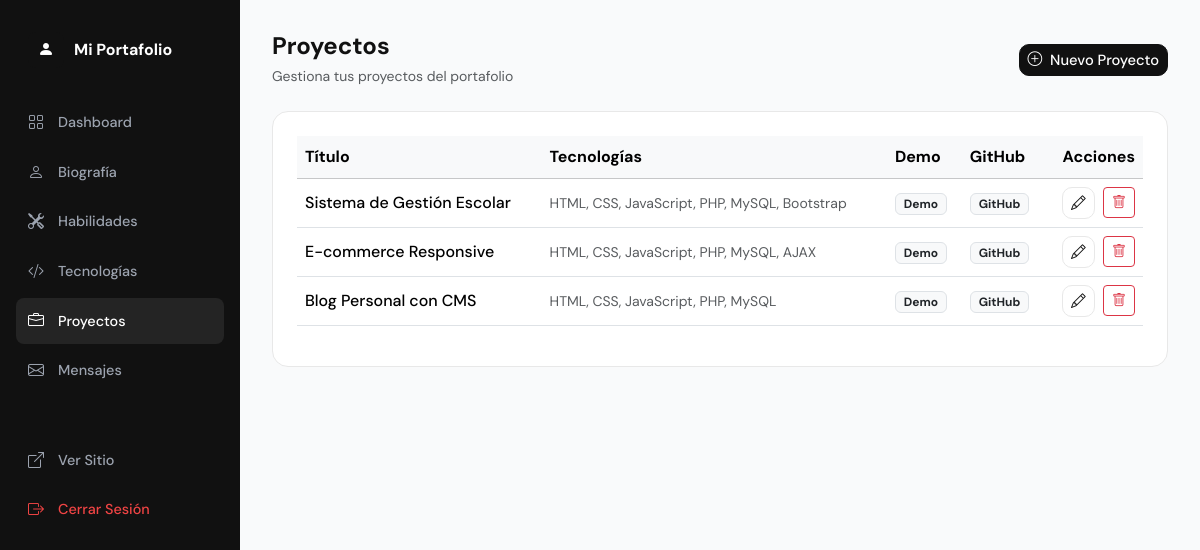
Page /dashboard/proyectos.php (signed in) on the committed database.
### tables this page shows
CREATE TABLE IF NOT EXISTS proyectos (
    id          INT AUTO_INCREMENT PRIMARY KEY,
    titulo      VARCHAR(200) NOT NULL,
    descripcion TEXT,
    tecnologias VARCHAR(300),
    url_demo    VARCHAR(255),
    url_github  VARCHAR(255),
    imagen      VARCHAR(255),
    created_at  TIMESTAMP DEFAULT CURRENT_TIMESTAMP
);

### includes/functions.php (called while the page is built, shortened)
<?php
function getProyectos($pdo) {
    try {
        $stmt = $pdo->query("SELECT * FROM proyectos ORDER BY created_at DESC");
        return $stmt->fetchAll();
    } catch (Exception $e) {
        return null;
    }
}

### dashboard/proyectos.php (the view, shortened to what this page needs)
<?php
require_once '../includes/db.php';
require_once '../includes/functions.php';
$proyectos = getProyectos($pdo) ?? [];
?>
<!DOCTYPE html>
<html lang="es">
<head>
    <link href="https://cdn.jsdelivr.net/npm/bootstrap@5.3.8/dist/css/bootstrap.min.css" rel="stylesheet">
    <link href="https://cdn.jsdelivr.net/npm/bootstrap-icons@1.11.0/font/bootstrap-icons.css" rel="stylesheet">
    <link href="../assets/css/style.css" rel="stylesheet">
</head>
<body>
<div class="dashboard-sidebar">
    <div class="brand"><div class="brand-icon"><i class="bi bi-person-fill"></i></div>Mi Portafolio</div>
    <a href="index.php" class="sidebar-link"><i class="bi bi-grid"></i> Dashboard</a>
    <a href="biografia.php" class="sidebar-link"><i class="bi bi-person"></i> Biografía</a>
    <a href="habilidades.php" class="sidebar-link"><i class="bi bi-tools"></i> Habilidades</a>
    <a href="tecnologias.php" class="sidebar-link"><i class="bi bi-code-slash"></i> Tecnologías</a>
    <a href="proyectos.php" class="sidebar-link active"><i class="bi bi-briefcase"></i> Proyectos</a>
    <a href="mensajes.php" class="sidebar-link"><i class="bi bi-envelope"></i> Mensajes</a>
    <div style="margin-top:auto;padding-top:40px;">
        <a href="../index.php" class="sidebar-link" target="_blank"><i class="bi bi-box-arrow-up-right"></i> Ver Sitio</a>
        <a href="logout.php" class="sidebar-link" style="color:#ef4444;"><i class="bi bi-box-arrow-right"></i> Cerrar Sesión</a>
    </div>
</div>
<div class="dashboard-content">
    <div class="d-flex justify-content-between align-items-center mb-4">
        <div>
            <h4 class="fw-bold mb-1">Proyectos</h4>
            <p class="text-muted small mb-0">Gestiona tus proyectos del portafolio</p>
        </div>
        <button class="btn btn-dark btn-sm" data-bs-toggle="modal" data-bs-target="#modalProyecto">
            <i class="bi bi-plus-circle me-1"></i> Nuevo Proyecto
        </button>
    </div>
    <div class="dashboard-card">
        <?php if (empty($proyectos)): ?>
            <div class="text-center py-4 text-muted">
                <i class="bi bi-briefcase fs-1 d-block mb-2"></i>
                <p>No hay proyectos aún. ¡Agrega el primero!</p>
            </div>
        <?php else: ?>
            <div class="table-responsive">
                <table class="table align-middle">
                    <thead class="table-light">
                        <tr>
                            <th>Título</th>
                            <th>Tecnologías</th>
                            <th>Demo</th>
                            <th>GitHub</th>
                            <th class="text-end">Acciones</th>
                        </tr>
                    </thead>
                    <tbody>
                        <?php foreach ($proyectos as $p): ?>
                        <tr>
                            <td class="fw-medium"><?php echo htmlspecialchars($p['titulo']); ?></td>
                            <td><small class="text-muted"><?php echo htmlspecialchars($p['tecnologias'] ?? '-'); ?></small></td>
                            <td>
                                <?php if (!empty($p['url_demo'])): ?>
                                    <a href="<?php echo htmlspecialchars($p['url_demo']); ?>" target="_blank" class="badge bg-light text-dark border text-decoration-none">Demo</a>
                                <?php else: echo '<span class="text-muted small">-</span>'; endif; ?>
                            </td>
                            <td>
                                <?php if (!empty($p['url_github'])): ?>
                                    <a href="<?php echo htmlspecialchars($p['url_github']); ?>" target="_blank" class="badge bg-light text-dark border text-decoration-none">GitHub</a>
                                <?php else: echo '<span class="text-muted small">-</span>'; endif; ?>
                            </td>
                            <td class="text-end">
                                <a href="?editar=<?php echo $p['id']; ?>" class="btn btn-sm btn-outline-secondary me-1">
                                    <i class="bi bi-pencil"></i>
                                </a>
                                <a href="?eliminar=<?php echo $p['id']; ?>"
                                   onclick="return confirm('¿Eliminar este proyecto?')"
                                   class="btn btn-sm btn-outline-danger">
                                    <i class="bi bi-trash"></i>
                                </a>
                            </td>
                        </tr>
                        <?php endforeach; ?>
                    </tbody>
                </table>
            </div>
        <?php endif; ?>
    </div>
</div>
</body>
</html>

### assets/css/style.css (style rules this page uses)
:root { --color-dark: #111111; --color-gray-light: #f5f6f7; --color-border: #e8e8e8; --color-text-muted: #6b7280; --color-accent: #111111; --font-main: 'DM Sans', sans-serif; --transition: 0.2s ease; --radius: 12px; --radius-lg: 16px; }
*, *::before, *::after { box-sizing: border-box; }
body { font-family: var(--font-main); color: var(--color-dark); background: #ffffff; line-height: 1.6; -webkit-font-smoothing: antialiased; }
.brand-icon { width: 36px; height: 36px; background: var(--color-dark); border-radius: 8px; display: flex; align-items: center; justify-content: center; color: white; font-size: 16px; }
.btn-dark { background: var(--color-dark); border-color: var(--color-dark); font-weight: 500; border-radius: 10px; transition: all var(--transition); font-size: 0.92rem; }
.btn-outline-secondary { border-color: var(--color-border); color: var(--color-dark); font-weight: 500; border-radius: 10px; font-size: 0.92rem; transition: all var(--transition); }
html { scroll-behavior: smooth; }
.dashboard-sidebar { width: 240px; min-height: 100vh; background: var(--color-dark); position: fixed; left: 0; top: 0; z-index: 100; padding: 24px 16px; }
.dashboard-sidebar .brand { color: white; font-weight: 700; font-size: 1rem; padding: 8px 12px; margin-bottom: 24px; display: flex; align-items: center; gap: 10px; }
.sidebar-link { display: flex; align-items: center; gap: 10px; color: #9ca3af; text-decoration: none; padding: 10px 12px; border-radius: 8px; font-size: 0.9rem; font-weight: 500; margin-bottom: 4px; transition: all var(--transition); }
.sidebar-link:hover, .sidebar-link.active { background: rgba(255,255,255,0.08); color: white; }
.sidebar-link i { font-size: 16px; width: 20px; }
.dashboard-content { margin-left: 240px; min-height: 100vh; background: #f9fafb; padding: 32px; }
.dashboard-card { background: #ffffff; border: 1px solid var(--color-border); border-radius: var(--radius-lg); padding: 24px; }

### rows in the picture
proyectos: titulo "Sistema de Gestión Escolar", tecnologias "HTML, CSS, JavaScript, PHP, MySQL, Bootstrap"
proyectos: titulo "E-commerce Responsive", tecnologias "HTML, CSS, JavaScript, PHP, MySQL, AJAX"
proyectos: titulo "Blog Personal con CMS", tecnologias "HTML, CSS, JavaScript, PHP, MySQL"
